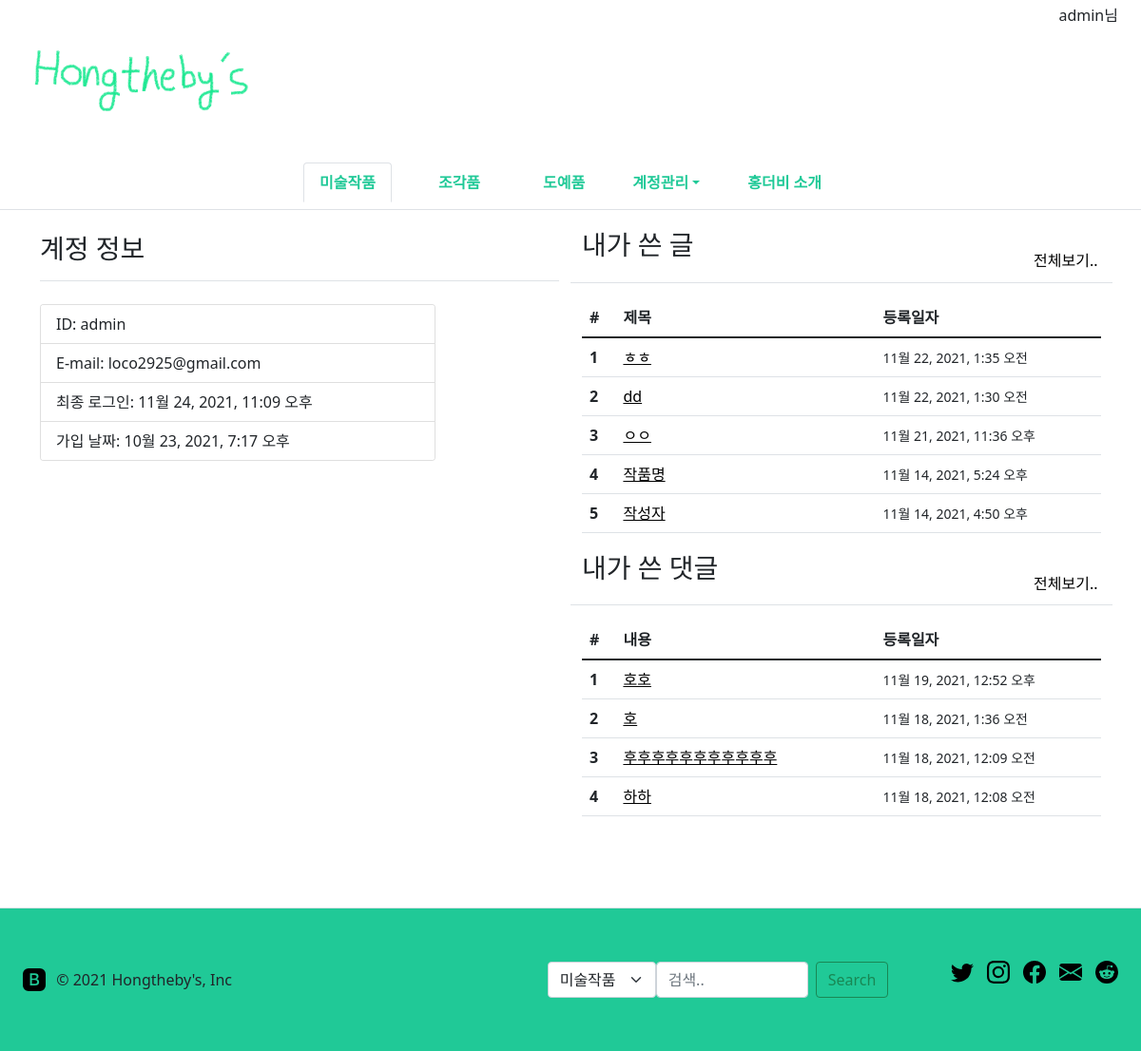
Page /common/mypage/ (signed in) on the committed database.
### art/models.py (models this page shows, shortened)
class Item(models.Model):
    author = models.ForeignKey(User, on_delete=models.CASCADE, related_name='author_item')
    subject = models.CharField(max_length=200)
    title = models.CharField(max_length=20)
    price = models.IntegerField()
    content = models.TextField()
    create_date = models.DateTimeField()
    modify_date = models.DateTimeField(null=True, blank=True)
    image = models.ImageField(upload_to='images/', blank=True, null=True)
    voter = models.ManyToManyField(User, related_name='voter_item')  # 추천인 추가
    category = models.IntegerField()

class Comment(models.Model):
    author = models.ForeignKey(User, on_delete=models.CASCADE, related_name='author_comment')
    content = models.TextField()
    create_date = models.DateTimeField()
    modify_date = models.DateTimeField(null=True, blank=True)
    item = models.ForeignKey(Item, null=True, blank=True, on_delete=models.CASCADE)
    voter = models.ManyToManyField(User, related_name='voter_comment')  # 추천인 추가
    reporter = models.ManyToManyField(User, related_name='reporter_comment')

### common/views.py (the view)
# urls.py: path('mypage/', views.mypage, name='mypage'),
@login_required(login_url='common:login')
def mypage(request):
    my_item_list = Item.objects.order_by('-create_date')
    my_item_list = my_item_list.filter(
        Q(author__username__icontains=request.user)
    )
    my_comment_list = Comment.objects.order_by('-create_date')
    my_comment_list = my_comment_list.filter(
        Q(author__username__icontains=request.user)
    )
    context = {'my_item': my_item_list,
               'my_comment': my_comment_list, }
    return render(request, 'common/mypage.html', context)

### templates/common/mypage.html
{% extends 'base.html' %}
{% block content %}
<div class="container mb-5">
  <div class="row">
      <div class="col">
          <h3 class="border-bottom my-4 pb-3">계정 정보</h3>
          <div class="card" style="width: 26rem;">
            <ul class="list-group list-group-flush">
            <li class="list-group-item">ID: {{ request.user }}</li>
            <li class="list-group-item">E-mail: {{ request.user.email }}</li>
            <li class="list-group-item">최종 로그인: {{ request.user.last_login }}</li>
            <li class="list-group-item">가입 날짜: {{ request.user.date_joined }}</li>
            </ul>
          </div>
      </div>
      <div class="col">
        <div class>
            <div class="row border-bottom my-3 py-1">
                <div class="col">
                <h3>내가 쓴 글</h3>
                </div>
                <div class="col-2 pt-4">
                <a href="{% url 'common:my_item' %}" style="color:black;"><h6>전체보기..</h6></a>
                </div>
            </div>
            <table class="table">
            <thead>
                <tr>
                <th scope="col">#</th>
                <th scope="col" style="width:50%">제목</th>
                <th scope="col">등록일자</th>
                </tr>
            </thead>
            <tbody>
            {% if my_item %}
            {% for item in my_item %}
            {% if forloop.counter < 6 %}
                <tr style="white-space: nowrap;">
                <th scope="row">{{ forloop.counter }}</th>
                <td><a href="{% url 'art:detail' item.id %}" style="color:black; text-decoration:underline;">{{ item.title }}</a></td>
                <td><small>{{ item.create_date }}</small></td>
                </tr>
            {% endif %}
            {% endfor %}
            {% else %}
            <tr>
            <td colspan="3">등록한 글이 없습니다.</td>
            </tr>
            {% endif %}
            </tbody>
            </table>
            </div>
        <div class="mb-5">
            <div class="row border-bottom my-3 py-1">
                <div class="col">
                <h3>내가 쓴 댓글</h3>
                </div>
                <div class="col-2 pt-4">
                <a href="{% url 'common:my_comment' %}" style="color:black;"><h6>전체보기..</h6></a>
                </div>
            </div>
            <table class="table">
            <thead>
                <tr>
                <th scope="col">#</th>
                <th scope="col" style="width:50%">내용</th>
                <th scope="col">등록일자</th>
                </tr>
            </thead>
            <tbody>
            {% if my_comment %}
            {% for comment in my_comment %}
            {% if forloop.counter < 6 %}
                <tr style="white-space: nowrap;">
                <th scope="row">{{ forloop.counter }}</th>
                <td><a href="{% url 'art:detail' comment.item.id %}" style="color:black; text-decoration:underline;">{{ comment.content }}</a></td>
                <td><small>{{ comment.create_date }}</small></td>
                </tr>
            {% endif %}
            {% endfor %}
            {% else %}
            <tr>
            <td colspan="3">등록한 댓글이 없습니다.</td>
            </tr>
            {% endif %}
            </tbody>
            </table>
        </div>
      </div>
  </div>
</div>
{% endblock %}

### templates/navbar.html (shortened to what this page needs)
{% if user.is_authenticated %}
<ul class="nav justify-content-end">
    <li class="nav-item mx-4 my-1">{{ request.user }}님</li>
</ul>
{% endif %}
<nav class="navbar navbar-expand-lg navbar-light">
    <a class="navbar-brand mx-4" href="{% url 'art:index' %}"><figure style="width: 22%;"><img src="/static/images/클린로고.png" class="figure-img img-fluid rounded"></figure></a>
</nav>
<ul class="nav nav-tabs justify-content-center border-bottom py-2">
  <li class="nav-item mx-3">
    <a class="nav-link active" style="color: #20c997" aria-current="page" href="#"><strong>미술작품</strong></a>
  </li>
  <li class="nav-item mx-3">
    <a class="nav-link" style="color: #20c997" href="{% url 'art:sculpture_view' %}"><strong>조각품</strong></a>
  </li>
  <li class="nav-item mx-3">
    <a class="nav-link" style="color: #20c997" href="{% url 'art:ceramic_view' %}"><strong>도예품</strong></a>
  </li>
  <li class="nav-item dropdown">
    <a class="nav-link dropdown-toggle" style="color: #20c997" data-bs-toggle="dropdown" href="#" role="button" aria-expanded="false"><strong>계정관리</strong></a>
  </li>
  <li class="nav-item mx-3">
    <a class="nav-link" style="color: #20c997" href="{% url 'common:credit' %}"><strong>홍더비 소개</strong></a>
  </li>
</ul>

### static/style.css (style rules this page uses)
a { text-decoration:none }

### rows in the picture
Item: title "ㅎㅎ", create_date "11월 22, 2021, 1:35 오전"
Item: title "dd", create_date "11월 22, 2021, 1:30 오전"
Item: title "ㅇㅇ", create_date "11월 21, 2021, 11:36 오후"
Item: title "작품명", create_date "11월 14, 2021, 5:24 오후"
Item: title "작성자", create_date "11월 14, 2021, 4:50 오후"
Comment: content "호호", create_date "11월 19, 2021, 12:52 오후"
Comment: content "호", create_date "11월 18, 2021, 1:36 오전"
Comment: content "후후후후후후후후후후후", create_date "11월 18, 2021, 12:09 오전"
Comment: content "하하", create_date "11월 18, 2021, 12:08 오전"

### other values in the picture
{{ request.user }} "admin"
{{ request.user.email }} "loco2925@gmail.com"
{{ request.user.last_login }} "11월 24, 2021, 11:09 오후"
{{ request.user.date_joined }} "10월 23, 2021, 7:17 오후"
